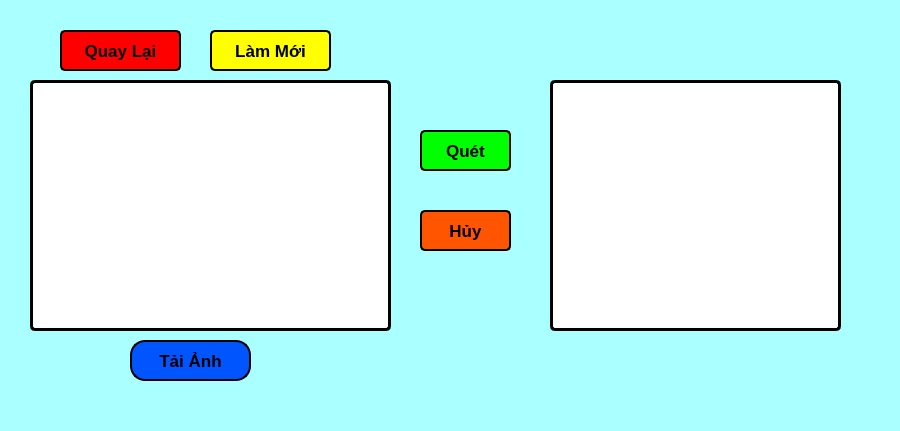
<?xml version="1.0" encoding="UTF-8"?>
<ui version="4.0">
 <class>MainWindow</class>
 <widget class="QMainWindow" name="MainWindow">
  <property name="geometry">
   <rect>
    <x>0</x>
    <y>0</y>
    <width>900</width>
    <height>431</height>
   </rect>
  </property>
  <property name="windowTitle">
   <string>MainWindow</string>
  </property>
  <property name="styleSheet">
   <string notr="true">background-color: rgb(170, 255, 255);</string>
  </property>
  <property name="inputMethodHints">
   <set>Qt::ImhNone</set>
  </property>
  <widget class="QWidget" name="centralwidget">
   <widget class="QTableWidget" name="anh_tableWidget">
    <property name="geometry">
     <rect>
      <x>30</x>
      <y>80</y>
      <width>361</width>
      <height>251</height>
     </rect>
    </property>
    <property name="mouseTracking">
     <bool>false</bool>
    </property>
    <property name="tabletTracking">
     <bool>false</bool>
    </property>
    <property name="acceptDrops">
     <bool>false</bool>
    </property>
    <property name="styleSheet">
     <string notr="true">
border-radius: 5px; 
background-color: rgb(255, 255, 255);
border: 3px solid #000;

</string>
    </property>
    <property name="sortingEnabled">
     <bool>false</bool>
    </property>
   </widget>
   <widget class="QTableWidget" name="vanban_tableWidget">
    <property name="geometry">
     <rect>
      <x>550</x>
      <y>80</y>
      <width>291</width>
      <height>251</height>
     </rect>
    </property>
    <property name="styleSheet">
     <string notr="true">border-radius: 5px;
background-color: rgb(255, 255, 255);
border: 3px solid #000;</string>
    </property>
    <property name="alternatingRowColors">
     <bool>false</bool>
    </property>
    <attribute name="horizontalHeaderCascadingSectionResizes">
     <bool>false</bool>
    </attribute>
   </widget>
   <widget class="QPushButton" name="Quet_button">
    <property name="geometry">
     <rect>
      <x>420</x>
      <y>130</y>
      <width>91</width>
      <height>41</height>
     </rect>
    </property>
    <property name="font">
     <font>
      <family>Arial</family>
      <pointsize>13</pointsize>
      <weight>75</weight>
      <bold>true</bold>
     </font>
    </property>
    <property name="cursor">
     <cursorShape>ArrowCursor</cursorShape>
    </property>
    <property name="focusPolicy">
     <enum>Qt::ClickFocus</enum>
    </property>
    <property name="styleSheet">
     <string notr="true">font-family: Arial;
font-size: 13pt;
font-weight: bold; 
border-radius: 5px; 
border: 2px solid #000; 
background-color: rgb(0, 255, 0);</string>
    </property>
    <property name="text">
     <string>Quét</string>
    </property>
    <property name="icon">
     <iconset>
      <normaloff>anhmoi/scan.png</normaloff>anhmoi/scan.png</iconset>
    </property>
   </widget>
   <widget class="QPushButton" name="Huy_button">
    <property name="geometry">
     <rect>
      <x>420</x>
      <y>210</y>
      <width>91</width>
      <height>41</height>
     </rect>
    </property>
    <property name="font">
     <font>
      <family>Arial</family>
      <pointsize>13</pointsize>
      <weight>75</weight>
      <bold>true</bold>
     </font>
    </property>
    <property name="focusPolicy">
     <enum>Qt::ClickFocus</enum>
    </property>
    <property name="styleSheet">
     <string notr="true">font-family: Arial;
font-size: 13pt;
font-weight: bold; ;
border-radius: 5px;  
border: 2px solid #000; 
background-color:rgb(255, 85, 0);</string>
    </property>
    <property name="text">
     <string>Hủy</string>
    </property>
    <property name="icon">
     <iconset>
      <normaloff>anhmoi/cancel.png</normaloff>anhmoi/cancel.png</iconset>
    </property>
   </widget>
   <widget class="QPushButton" name="taianh_button">
    <property name="geometry">
     <rect>
      <x>130</x>
      <y>340</y>
      <width>121</width>
      <height>41</height>
     </rect>
    </property>
    <property name="focusPolicy">
     <enum>Qt::ClickFocus</enum>
    </property>
    <property name="contextMenuPolicy">
     <enum>Qt::NoContextMenu</enum>
    </property>
    <property name="acceptDrops">
     <bool>false</bool>
    </property>
    <property name="autoFillBackground">
     <bool>false</bool>
    </property>
    <property name="styleSheet">
     <string notr="true">font-family: Arial;
font-size: 13pt;
font-weight: bold; 
border-radius: 15px;
border: 2px solid #000;
background-color: rgb(0, 85, 255);
</string>
    </property>
    <property name="text">
     <string>Tải Ảnh</string>
    </property>
    <property name="icon">
     <iconset>
      <normaloff>anhmoi/upload.png</normaloff>anhmoi/upload.png</iconset>
    </property>
    <property name="checkable">
     <bool>false</bool>
    </property>
    <property name="autoRepeat">
     <bool>false</bool>
    </property>
    <property name="autoExclusive">
     <bool>false</bool>
    </property>
    <property name="autoDefault">
     <bool>true</bool>
    </property>
    <property name="default">
     <bool>false</bool>
    </property>
    <property name="flat">
     <bool>false</bool>
    </property>
   </widget>
   <widget class="QPushButton" name="lammoi_button">
    <property name="geometry">
     <rect>
      <x>210</x>
      <y>30</y>
      <width>121</width>
      <height>41</height>
     </rect>
    </property>
    <property name="focusPolicy">
     <enum>Qt::ClickFocus</enum>
    </property>
    <property name="styleSheet">
     <string notr="true">font-family: Arial;
font-size: 13pt;
font-weight: bold; 
border-radius: 5px;  
border: 2px solid #000;
background-color:rgb(255, 255, 0)</string>
    </property>
    <property name="text">
     <string>Làm Mới</string>
    </property>
    <property name="icon">
     <iconset>
      <normaloff>anhmoi/refresh.png</normaloff>anhmoi/refresh.png</iconset>
    </property>
   </widget>
   <widget class="QPushButton" name="return_button">
    <property name="geometry">
     <rect>
      <x>60</x>
      <y>30</y>
      <width>121</width>
      <height>41</height>
     </rect>
    </property>
    <property name="focusPolicy">
     <enum>Qt::ClickFocus</enum>
    </property>
    <property name="styleSheet">
     <string notr="true">

font-size: 13pt;
font-weight: bold; 
border-radius: 5px;  
border: 2px solid #000;
background-color: rgb(255, 0, 0);
</string>
    </property>
    <property name="text">
     <string>Quay Lại</string>
    </property>
    <property name="icon">
     <iconset>
      <normaloff>anhmoi/return.png</normaloff>anhmoi/return.png</iconset>
    </property>
   </widget>
  </widget>
  <widget class="QMenuBar" name="menubar">
   <property name="geometry">
    <rect>
     <x>0</x>
     <y>0</y>
     <width>900</width>
     <height>21</height>
    </rect>
   </property>
  </widget>
  <widget class="QStatusBar" name="statusbar"/>
 </widget>
 <resources/>
 <connections/>
</ui>
